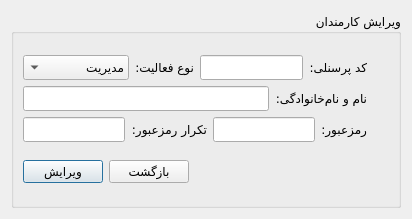
<?xml version="1.0" encoding="UTF-8"?>
<ui version="4.0">
 <class>DialogEditStaff</class>
 <widget class="QDialog" name="DialogEditStaff">
  <property name="windowModality">
   <enum>Qt::ApplicationModal</enum>
  </property>
  <property name="geometry">
   <rect>
    <x>0</x>
    <y>0</y>
    <width>412</width>
    <height>219</height>
   </rect>
  </property>
  <property name="minimumSize">
   <size>
    <width>412</width>
    <height>219</height>
   </size>
  </property>
  <property name="maximumSize">
   <size>
    <width>412</width>
    <height>219</height>
   </size>
  </property>
  <property name="font">
   <font>
    <family>IRANSansX</family>
   </font>
  </property>
  <property name="windowTitle">
   <string>ویرایش</string>
  </property>
  <layout class="QVBoxLayout" name="verticalLayout">
   <item>
    <widget class="QGroupBox" name="groupBox">
     <property name="title">
      <string>ویرایش کارمندان</string>
     </property>
     <property name="alignment">
      <set>Qt::AlignRight|Qt::AlignTrailing|Qt::AlignVCenter</set>
     </property>
     <layout class="QVBoxLayout" name="verticalLayout_3">
      <item>
       <layout class="QVBoxLayout" name="verticalLayout_2">
        <item>
         <layout class="QHBoxLayout" name="horizontalLayout_3">
          <item>
           <widget class="QComboBox" name="comboBox_role">
            <property name="layoutDirection">
             <enum>Qt::RightToLeft</enum>
            </property>
            <property name="editable">
             <bool>false</bool>
            </property>
            <property name="currentText">
             <string>مدیریت</string>
            </property>
            <property name="insertPolicy">
             <enum>QComboBox::InsertAtCurrent</enum>
            </property>
            <property name="sizeAdjustPolicy">
             <enum>QComboBox::AdjustToContents</enum>
            </property>
            <item>
             <property name="text">
              <string>مدیریت</string>
             </property>
            </item>
            <item>
             <property name="text">
              <string>تحویلدار</string>
             </property>
            </item>
            <item>
             <property name="text">
              <string>کتابدار</string>
             </property>
            </item>
            <item>
             <property name="text">
              <string>مسئول بایگانی</string>
             </property>
            </item>
           </widget>
          </item>
          <item>
           <widget class="QLabel" name="label_role">
            <property name="text">
             <string>نوع فعالیت:</string>
            </property>
           </widget>
          </item>
          <item>
           <widget class="QLineEdit" name="lineEdit_staffid"/>
          </item>
          <item>
           <widget class="QLabel" name="label_staffid_text">
            <property name="text">
             <string>کد پرسنلی:</string>
            </property>
           </widget>
          </item>
          <item>
           <widget class="QLabel" name="label_staffid_icon">
            <property name="minimumSize">
             <size>
              <width>16</width>
              <height>16</height>
             </size>
            </property>
            <property name="maximumSize">
             <size>
              <width>16</width>
              <height>16</height>
             </size>
            </property>
            <property name="text">
             <string/>
            </property>
            <property name="pixmap">
             <pixmap resource="icons.qrc">:/icons/Personnel Code icon.png</pixmap>
            </property>
            <property name="scaledContents">
             <bool>true</bool>
            </property>
           </widget>
          </item>
         </layout>
        </item>
        <item>
         <layout class="QHBoxLayout" name="horizontalLayout">
          <item>
           <widget class="QLineEdit" name="lineEdit_staff_name"/>
          </item>
          <item>
           <widget class="QLabel" name="label_staff_name">
            <property name="text">
             <string>نام و نام‌خانوادگی:</string>
            </property>
           </widget>
          </item>
          <item>
           <widget class="QLabel" name="label_staff_icon">
            <property name="minimumSize">
             <size>
              <width>16</width>
              <height>16</height>
             </size>
            </property>
            <property name="maximumSize">
             <size>
              <width>16</width>
              <height>16</height>
             </size>
            </property>
            <property name="text">
             <string/>
            </property>
            <property name="pixmap">
             <pixmap resource="icons.qrc">:/icons/staff.png</pixmap>
            </property>
            <property name="scaledContents">
             <bool>true</bool>
            </property>
           </widget>
          </item>
         </layout>
        </item>
        <item>
         <layout class="QHBoxLayout" name="horizontalLayout_2">
          <item>
           <widget class="QLineEdit" name="lineEdit_repeat_password"/>
          </item>
          <item>
           <widget class="QLabel" name="label_repeat_password">
            <property name="text">
             <string>تکرار رمزعبور:</string>
            </property>
           </widget>
          </item>
          <item>
           <widget class="QLineEdit" name="lineEdit_password"/>
          </item>
          <item>
           <widget class="QLabel" name="label_password">
            <property name="text">
             <string>رمزعبور:</string>
            </property>
           </widget>
          </item>
          <item>
           <widget class="QLabel" name="label_password_icon">
            <property name="minimumSize">
             <size>
              <width>16</width>
              <height>16</height>
             </size>
            </property>
            <property name="maximumSize">
             <size>
              <width>16</width>
              <height>16</height>
             </size>
            </property>
            <property name="text">
             <string/>
            </property>
            <property name="pixmap">
             <pixmap resource="icons.qrc">:/icons/password-icon.png</pixmap>
            </property>
            <property name="scaledContents">
             <bool>true</bool>
            </property>
           </widget>
          </item>
         </layout>
        </item>
       </layout>
      </item>
      <item>
       <layout class="QHBoxLayout" name="horizontalLayout_4">
        <item>
         <widget class="QPushButton" name="pushButton_edit">
          <property name="text">
           <string>ویرایش</string>
          </property>
         </widget>
        </item>
        <item>
         <widget class="QPushButton" name="pushButton_exit">
          <property name="text">
           <string>بازگشت</string>
          </property>
         </widget>
        </item>
        <item>
         <spacer name="horizontalSpacer">
          <property name="orientation">
           <enum>Qt::Horizontal</enum>
          </property>
          <property name="sizeHint" stdset="0">
           <size>
            <width>40</width>
            <height>20</height>
           </size>
          </property>
         </spacer>
        </item>
       </layout>
      </item>
     </layout>
    </widget>
   </item>
  </layout>
 </widget>
 <resources>
  <include location="icons.qrc"/>
 </resources>
 <connections/>
</ui>
